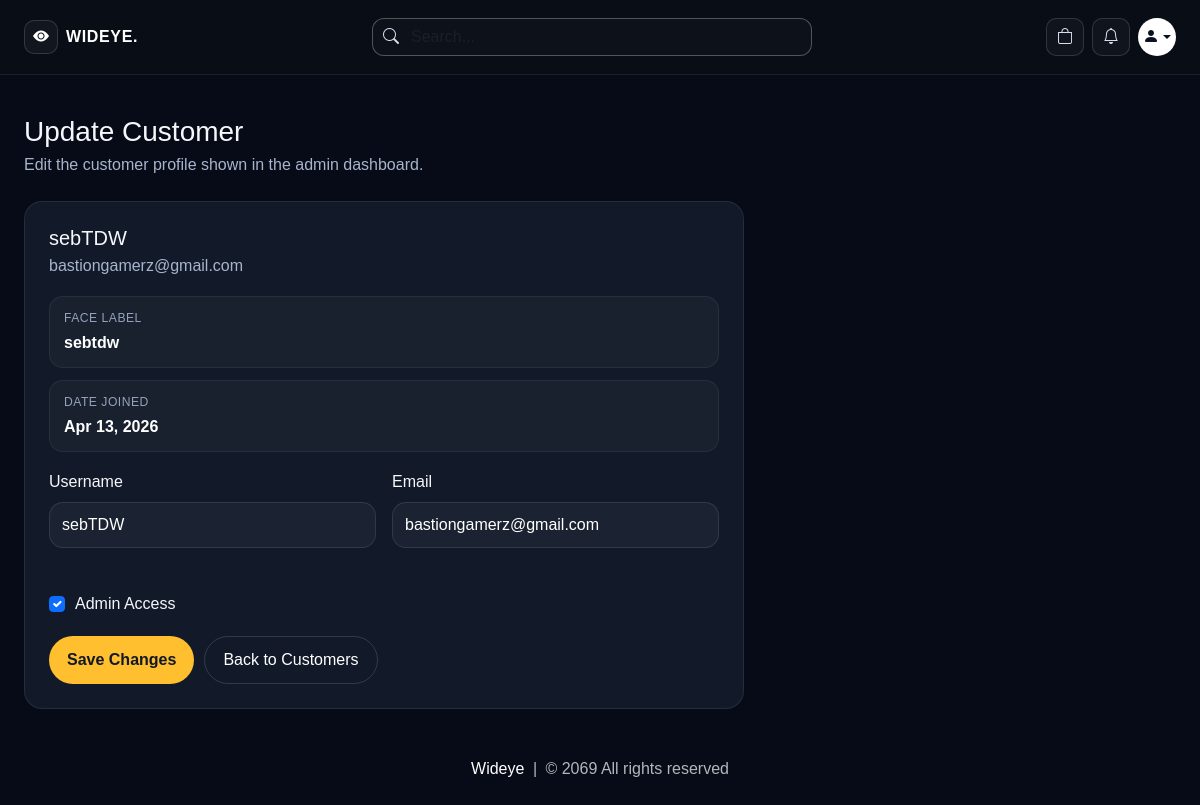
The app's page /update-customer/1 (signed in), older data.
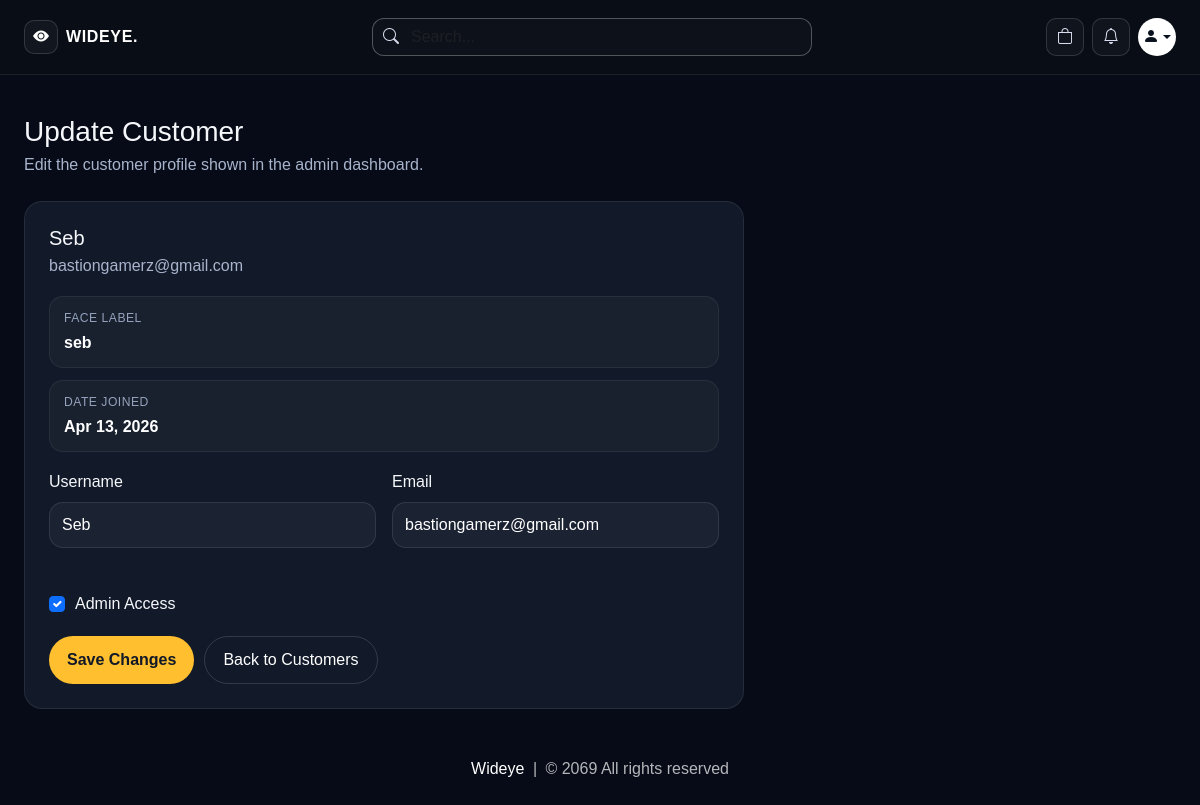
The same page, newer data.
### website/models.py (models this page shows, shortened)
class Customer(db.Model, UserMixin):
    id = db.Column(db.Integer, primary_key=True)
    email = db.Column(db.String(100), unique=True)
    username = db.Column(db.String(100))
    password_hash = db.Column(db.String(150))
    is_admin = db.Column(db.Boolean, default=False, nullable=False)
    face_profile_name = db.Column(db.String(100))
    usual_product_id = db.Column(db.Integer, db.ForeignKey('product.id'), nullable=True)
    date_joined = db.Column(db.DateTime(), default=datetime.utcnow)
    cart_items = db.relationship('Cart', backref=db.backref('customer', lazy=True))
    orders = db.relationship('Order', backref=db.backref('customer', lazy=True))
    usual_product = db.relationship('Product', foreign_keys=[usual_product_id])
    usual_items = db.relationship(
        'UsualOrderItem',
        backref=db.backref('customer', lazy=True),
        cascade='all, delete-orphan',
        order_by='UsualOrderItem.id'
    )
    @property
    def password(self):
        raise AttributeError('Password is not a readable Attribute')

### website/admin.py (the view, shortened to what this page needs)
@admin.route('/update-customer/<int:customer_id>', methods=['GET', 'POST'])
@login_required
def update_customer(customer_id):
    if current_user_is_admin():
        customer = Customer.query.get(customer_id)
        if customer is None:
            flash('Customer not found.')
            return redirect('/customers')
        form = AdminCustomerUpdateForm()
        if request.method == 'GET':
            form.email.data = customer.email
            form.username.data = customer.username
            form.is_admin.data = customer.is_admin
            return render_customer_update_page(customer, form)
    return render_template('404.html')

### website/forms.py
class AdminCustomerUpdateForm(FlaskForm):
    email = EmailField('Email', validators=[DataRequired()])
    username = StringField('Username', validators=[DataRequired(), length(min=2)])
    is_admin = BooleanField('Admin Access')
    update_customer = SubmitField('Save Changes')

### website/admin.py (called while the page is built)
def current_user_is_admin():
    return current_user.is_authenticated and bool(getattr(current_user, 'is_admin', False))

def render_customer_update_page(customer, form):
    return render_template('update_customer.html', customer=customer, form=form)

### website/templates/update_customer.html (shortened to what this page needs)
{% extends 'base.html' %}
{% block body %}
<div class="wideye-shell py-4">
    <div class="mb-4">
        <h1 class="h3 mb-1">Update Customer</h1>
        <p class="wideye-customer-edit-copy mb-0">Edit the customer profile shown in the admin dashboard.</p>
    </div>
    <div class="wideye-customer-edit-card">
        <h2 class="h5 mb-1">{{ customer.username }}</h2>
        <p class="wideye-customer-edit-copy mb-0">{{ customer.email }}</p>
        <div class="wideye-customer-meta">
            <div class="wideye-customer-meta-item">
                <span class="wideye-customer-meta-label">Face label</span>
                <span class="wideye-customer-meta-value">{{ customer.face_profile_name or customer.username }}</span>
            </div>
            <div class="wideye-customer-meta-item">
                <span class="wideye-customer-meta-label">Date joined</span>
                <span class="wideye-customer-meta-value">{{ customer.date_joined.strftime('%b %d, %Y') if customer.date_joined else 'N/A' }}</span>
            </div>
        </div>
        <form method="POST" class="mt-3">
            <div class="wideye-customer-edit-grid">
                <div>
                    <label class="form-label" for="{{ form.username.id }}">{{ form.username.label.text }}</label>
                    {{ form.username(class="wideye-customer-edit-input") }}
                </div>
                <div>
                    <label class="form-label" for="{{ form.email.id }}">{{ form.email.label.text }}</label>
                    {{ form.email(class="wideye-customer-edit-input") }}
                </div>
                <div class="full wideye-customer-edit-check">
                    {{ form.is_admin(class="form-check-input mt-0") }}
                    <label class="form-check-label" for="{{ form.is_admin.id }}">{{ form.is_admin.label.text }}</label>
                </div>
            </div>
            <div class="wideye-customer-edit-actions">
                {{ form.update_customer(class="wideye-customer-edit-primary") }}
                <a href="/customers" class="wideye-customer-edit-secondary">Back to Customers</a>
            </div>
        </form>
    </div>
</div>
{% endblock %}

Row changes from the older to the newer data that the page shows:
changed Customer "bastiongamerz@gmail.com": username "sebTDW" → "Seb"; face_profile_name "sebtdw" → "seb"
